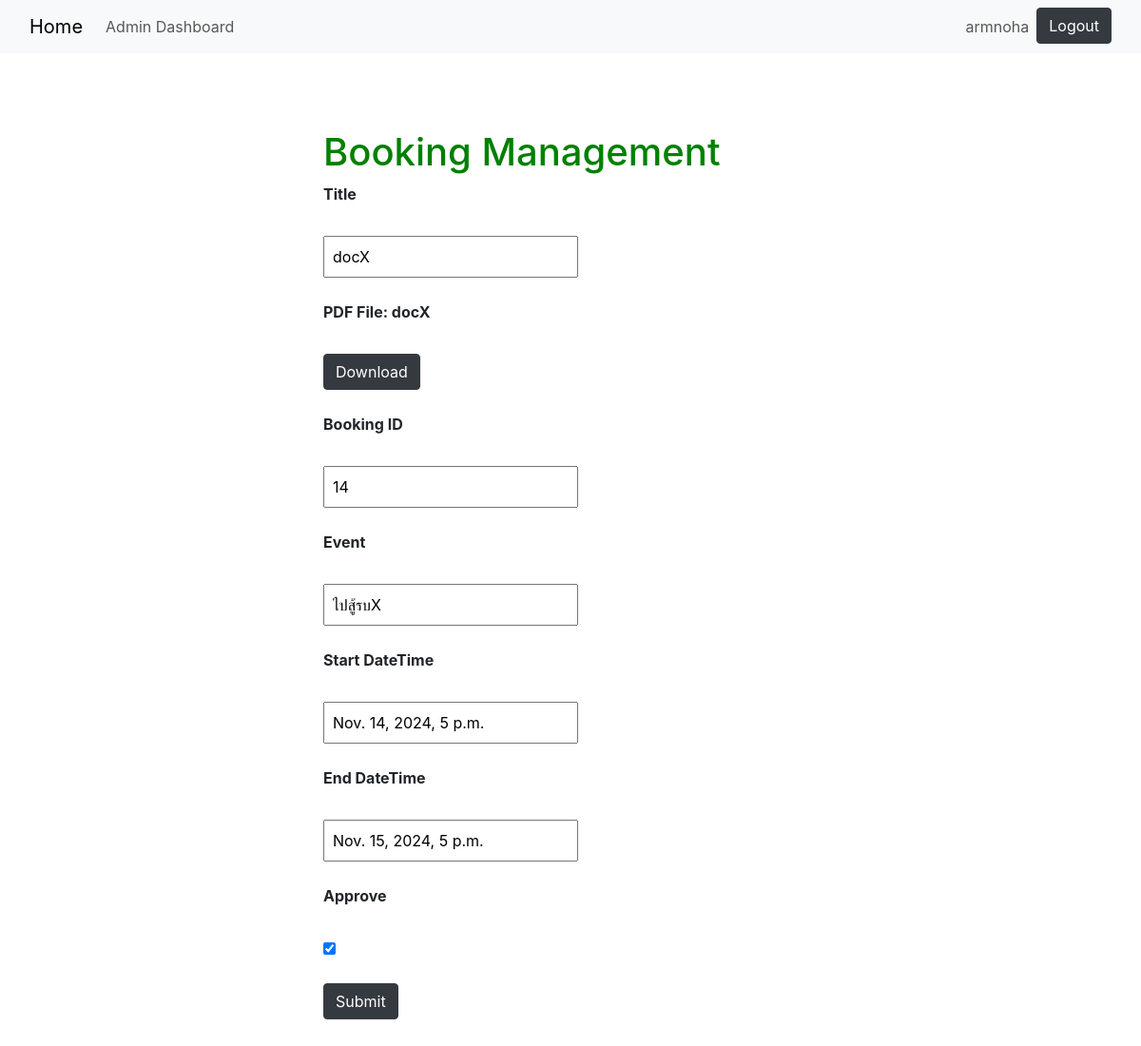
Screenshot of /adminBookingRequest/14 (signed in) with the database file from the repository.
### booksys/models.py (models this page shows, shortened)
class User(AbstractBaseUser, PermissionsMixin):
    email = models.EmailField(blank=True, default="")
    username = models.CharField(max_length=255, blank=True, default="",unique=True)
    first_name = models.CharField(max_length=255, blank=True, default="")
    last_name = models.CharField(max_length=255, blank=True, default="")
    is_active = models.BooleanField(default=True)
    is_staff = models.BooleanField(default=False)
    is_superuser = models.BooleanField(default=False)
    rank = models.IntegerField(default=1, blank=True, null=True)
    date_joined = models.DateTimeField(default=timezone.now)
    last_login = models.DateTimeField(blank=True, null=True)
    phone = models.CharField(max_length=10, blank=True, null=True)
    objects = CustomUserManager()
    USERNAME_FIELD = "username"
    EMAIL_FIELD = "email"
    REQUIRED_FIELDS = []
    class Meta:
        verbose_name = "User"
        verbose_name_plural = "Users"

class Booking(models.Model):
    user = models.ForeignKey(User, null=True, on_delete=models.CASCADE)
    car = models.ForeignKey(Car,blank=True, null=True, on_delete=models.CASCADE)
    pdf = models.ForeignKey(PDFUpload,blank=True, null=True, on_delete=models.CASCADE)
    eventTitle = models.CharField(max_length=255)
    startDateTime = models.DateTimeField(null=True, blank=True , default=timezone.now())
    endDateTime = models.DateTimeField(null=True, blank=True , default=timezone.now())
    descript = models.TextField(blank=True)

class PDFUpload(models.Model):
    title = models.CharField(max_length=255)
    pdf_file = models.FileField(upload_to='pdfs/')
    uploaded_at = models.DateTimeField(auto_now_add=True)
    is_approve = models.BooleanField(default=False)
    def __str__(self):
        return self.title

### booksys/views.py (the view)
# urls.py: path('adminBookingRequest/<int:id>', views.updateApprove, name='updateApproveAdmin'),
@user_passes_test(lambda user: user.is_superuser)
def updateApprove(request,id):
    booking = Booking.objects.get(id=id)
    return render(request, "requestBooking.html", {"booking": booking})

### booksys/templates/requestBooking.html (shortened to what this page needs)
{% include "components/base2.html" %}
<!DOCTYPE html>
<html lang="en">
<head>
    <link href="https://stackpath.bootstrapcdn.com/bootstrap/4.5.2/css/bootstrap.min.css" rel="stylesheet">
</head>
{% load static %}
<link rel="stylesheet" href="{% static 'style.css' %}">
<body>
    <div class="bg-custom">
    <div class="container2">
        <h1>Booking Management</h1>
        <form action="{% url 'updateRe' booking.id %}" method="post" enctype="multipart/form-data">
            <label class="lable" for="">Title</label><br><br>
            <input type="text" name="title" value="{{booking.pdf.title}}"><br><br>
            <label class="lable" for="">PDF File: {{booking.pdf}} </label><br><br>
            <a href="{{booking.pdf.pdf_file.url}}" class="btn btn-dark" >Download</a><br></br>
            <label class="lable" for="">Booking ID</label><br><br>
            <input type="number" name="id" value="{{booking.id}}"><br><br>
            <label class="lable" for="">Event</label><br><br>
            <input type="text" name="event" value="{{booking.eventTitle}}"><br><br>
            <label class="lable" for="">Start DateTime</label><br><br>
            <input type="datetime" name="startDateTime" value="{{booking.startDateTime}}"><br><br>
            <label class="lable" for="">End DateTime</label><br><br>
            <input type="datetime" name="endDateTime" value="{{booking.endDateTime}}"><br><br>
            <label class="lable" for="">Approve</label><br><br>
            <input type="checkbox" name="is_approve" {% if booking.pdf.is_approve %}checked{% endif %}><br><br>
            <button type="submit" class="btn btn-dark" >Submit</button>
        </form>
    </div>
</div>
</body>
</html>

### booksys/templates/components/base2.html (shortened to what this page needs)
<!DOCTYPE html>
<html>
    <head>
        <link href="https://cdn.jsdelivr.net/npm/bootstrap@5.3.3/dist/css/bootstrap.min.css" rel="stylesheet">
    </head>
    <body>
        <nav class="navbar navbar-expand-lg bg-light">
            <div class="container-fluid">
              <a class="navbar-brand" href="http://127.0.0.1:8000/">Home</a>
              <div class="collapse navbar-collapse" id="navbarSupportedContent">
                <ul class="navbar-nav me-auto mb-2 mb-lg-0">
                  {% if request.user.is_superuser %}
                      <li class="nav-item">
                        <a class="nav-link" href="{% url 'adminDashboard' %}">Admin Dashboard</a>
                      </li>
                  {% else %}
                      <li class="nav-item">
                        <a class="nav-link" href="/login">Booking</a>
                      </li>
                  {% endif %}
                </ul>
                {% if request.user.is_authenticated %}
                  <ul class="navbar-nav ms-auto mb-2 mb-lg-0">
                    <li class="nav-item">
                      <a class="nav-link" href="/dashboard">{{ request.user.username }}</a>
                    </li>
                    <li class="nav-item">
                      <a href="{% url 'logout' %}" class="btn btn-dark">Logout</a>
                    </li>
                  </ul>
                {% endif %}
              </div>
            </div>
          </nav>
    </body>
</html>

### booksys/static/style.css (style rules this page uses)
h1 { color: green; }
.container2 input { padding: 8px; }
.container2 { margin: 80px 240px 60px 240px; padding: 0px 100px 100px 100px; }

### booksys/templates/requestBooking.html (style rules this page uses)
.lable { font-weight: bold; }

### rows the page displays
User: user.username "armnoha"
Booking: title "docX", pdf "docX", id "14", event "ไปสู้รบX", startDateTime "Nov. 14, 2024, 5 p.m.", endDateTime "Nov. 15, 2024, 5 p.m.", pdf_id "☑"
